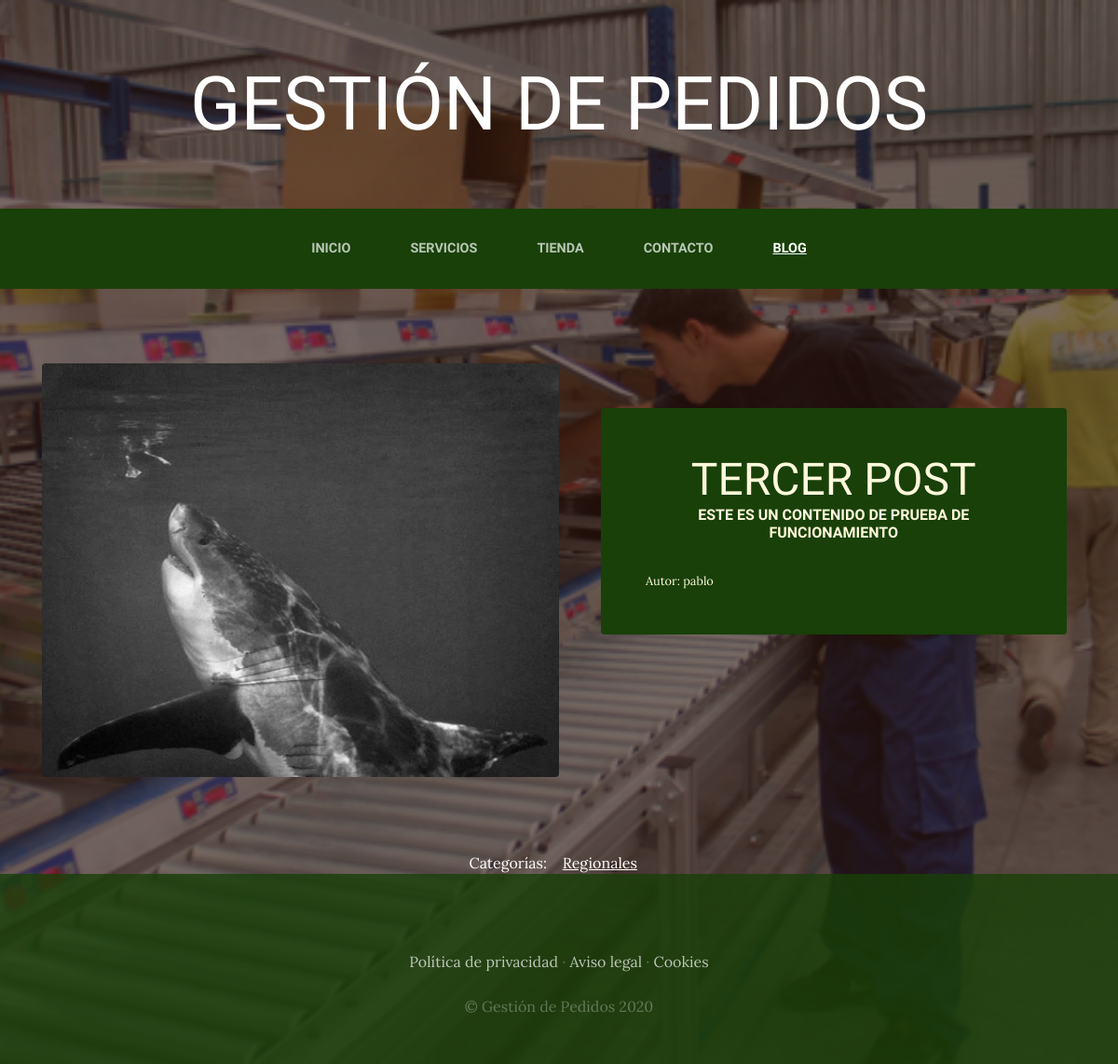
The page /blog/categoria/3/ on the database its author committed.
### blog/models.py (models this page shows, shortened)
class Post(models.Model):
    titulo = models.CharField(max_length=50)
    contenido = models.CharField(max_length=50)
    imagen = models.ImageField(upload_to='blog', null=True, blank=True)
    autor = models.ForeignKey(User, on_delete=models.CASCADE)
    categorias = models.ManyToManyField(Categoria)
    created = models.DateTimeField(auto_now_add=True)
    updated = models.DateTimeField(auto_now_add=True)
    class Meta:
        verbose_name = 'post'
        verbose_name_plural = 'posts'

class Categoria(models.Model):
    nombre = models.CharField(max_length=50)
    created = models.DateTimeField(auto_now_add=True)
    updated = models.DateTimeField(auto_now_add=True)
    class Meta:
        verbose_name = 'categoría'
        verbose_name_plural = 'categorias'

### blog/views.py (the view)
# urls.py: path('categoria/<int:categoria_id>/', views.categoria, name="categoria")
def categoria(request, categoria_id):
    categoria = Categoria.objects.get(id=categoria_id)
    posts = Post.objects.filter(categorias=categoria)
    return render(request, "blog/categoria.html", {'categoria': categoria, "posts": posts})

### blog/templates/blog/categoria.html
{% extends "ProyectoWebApp/base.html" %}
{% load static %}
{% block content %}
{% for post in posts %}
<section class="page-section clearfix">
    <div class="container">
    <div class="intro">
        <img class="intro-img img-fluid mb-3 mb-lg-0 rounded" src="{{ post.imagen.url }}" alt="" style="width: 50%;">
        <div class="intro-text left-0 text-center bg-faded p-5 rounded">
            <h2 class="section-heading mb-4" >
                <span class="section-heading-lower">{{ post.titulo }}</span>
                <span class="section-heading-upper">{{ post.contenido }}</span>
            </h2>
            <div style="text-align: left; font-size: 0.8em;">
                Autor: {{ post.autor }}
            </div>
        </div>
    </div>
    </div>
</section>
{% endfor %}
<section>
    <div style="width: 60%; margin: auto; text-align: center; color: white">
        Categorías:
        {% for post in posts %}
            {% for categoria in post.categorias.all %}
            &nbsp;&nbsp; <a href="{% url 'categoria' categoria.id %}" class="linksCategorias"> {{ categoria.nombre }}</a> &nbsp;&nbsp;
            {% endfor %}
        {% endfor %}
    </div>
</section>
{% endblock %}

### ProyectoWebApp/static/ProyectoWebApp/css/gestion.css (style rules this page uses)
body { font-family: 'Lora'; background: linear-gradient(rgba(47, 23, 15, 0.65), rgba(47, 23, 15, 0.65)), url("../img/bg_main.jpg"); background-attachment: fixed; background-position: center; background-size: cover; }
h1, h2, h3, h4, h5, h6 { font-family: 'Raleway'; }
.page-section { margin-top: 5rem; margin-bottom: 5rem; }
.section-heading { text-transform: uppercase; }
.section-heading .section-heading-upper { display: block; font-size: 1rem; font-weight: 800; padding-bottom:.5rem; }
.section-heading .section-heading-lower { display: block; font-size: 3rem; font-weight: 100; }
.bg-faded { background-color: rgba(255, 255, 255, 0.85); }
.intro { position: relative; }
@media (min-width: 992px) { .intro .intro-img { width: 75%; float: left; } }
@media (min-width: 992px) { .intro .intro-text { left: 600; width: 60%; margin-top: 3rem; background-color: rgba(24, 64, 8); color: cornsilk; position: absolute; } }
@media (min-width: 1200px) { .intro .intro-text { width: 45%; } }
.linksCategorias { color: white !important; text-decoration: underline; }

### rows shown on the page
Post: imagen (picture), titulo "TERCER POST", contenido "ESTE ES UN CONTENIDO DE PRUEBA DE FUNCIONAMIENTO", autor "pablo"
Categoria: nombre "Regionales"
